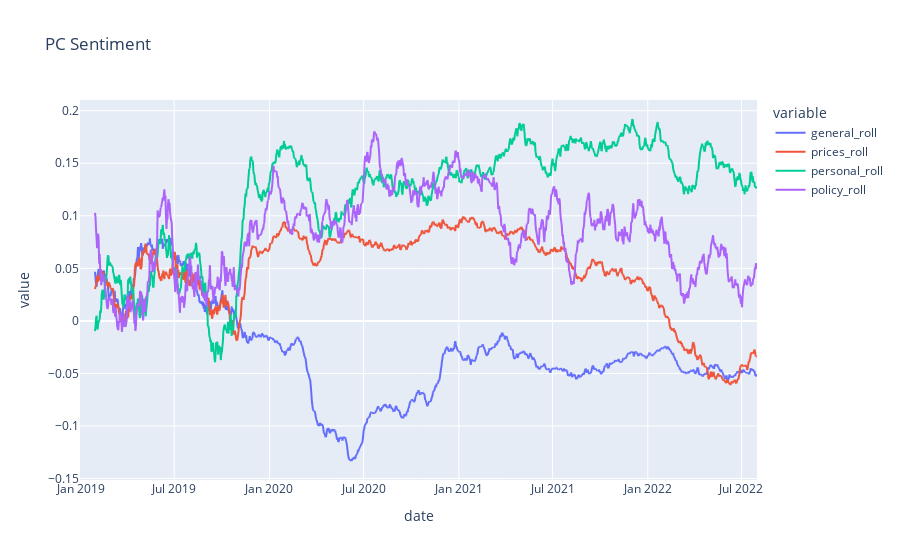

Source (notebook cell):
### Code cell
df= pd.read_csv("temp/temp4.csv")

df = df.reset_index()
df_c = df[df['date'].str.contains( "'" )==False ]

df_c['date'] = pd.to_datetime(df_c['date'], format='%Y-%m-%d %H:%M:%S')
df_c = df_c.set_index('date')
agg = df_c.resample('D').mean()

cat_list_roll = []
for cat in category_list:   
    agg[cat +"_roll"] = agg[cat].rolling(30).mean()
    cat_list_roll.append([cat +"_roll"])

print(cat_list_roll)
print(agg.head())

agg.to_csv("temp/wed_export.csv")
import plotly.express as px
fig = px.line(agg, x=agg.index, y=["general_roll","prices_roll","personal_roll","policy_roll"], title='PC Sentiment')
fig.show()

### Figure 1 — Plotly figure (JSON) as saved in the notebook; plotly's stock layout.template omitted (floating-point values rounded to 4 significant figures; data arrays with more than 128 entries replaced by an {"elided": "..."} marker saying what was removed)
{"data": [{"hovertemplate": "variable=general_roll<br>date=%{x}<br>value=%{y}<extra></extra>", "legendgroup": "general_roll", "line": {"color": "#636efa", "dash": "solid"}, "marker": {"symbol": "circle"}, "mode": "lines", "name": "general_roll", "showlegend": true, "type": "scattergl", "x": {"elided": "1309 str values"}, "xaxis": "x", "y": {"elided": "1309 float values"}, "yaxis": "y"}, {"hovertemplate": "variable=prices_roll<br>date=%{x}<br>value=%{y}<extra></extra>", "legendgroup": "prices_roll", "line": {"color": "#EF553B", "dash": "solid"}, "marker": {"symbol": "circle"}, "mode": "lines", "name": "prices_roll", "showlegend": true, "type": "scattergl", "x": {"elided": "1309 str values"}, "xaxis": "x", "y": {"elided": "1309 float values"}, "yaxis": "y"}, {"hovertemplate": "variable=personal_roll<br>date=%{x}<br>value=%{y}<extra></extra>", "legendgroup": "personal_roll", "line": {"color": "#00cc96", "dash": "solid"}, "marker": {"symbol": "circle"}, "mode": "lines", "name": "personal_roll", "showlegend": true, "type": "scattergl", "x": {"elided": "1309 str values"}, "xaxis": "x", "y": {"elided": "1309 float values"}, "yaxis": "y"}, {"hovertemplate": "variable=policy_roll<br>date=%{x}<br>value=%{y}<extra></extra>", "legendgroup": "policy_roll", "line": {"color": "#ab63fa", "dash": "solid"}, "marker": {"symbol": "circle"}, "mode": "lines", "name": "policy_roll", "showlegend": true, "type": "scattergl", "x": {"elided": "1309 str values"}, "xaxis": "x", "y": {"elided": "1309 float values"}, "yaxis": "y"}], "layout": {"legend": {"title": {"text": "variable"}, "tracegroupgap": 0}, "title": {"text": "PC Sentiment"}, "xaxis": {"anchor": "y", "domain": [0, 1], "title": {"text": "date"}}, "yaxis": {"anchor": "x", "domain": [0, 1], "title": {"text": "value"}}}}
